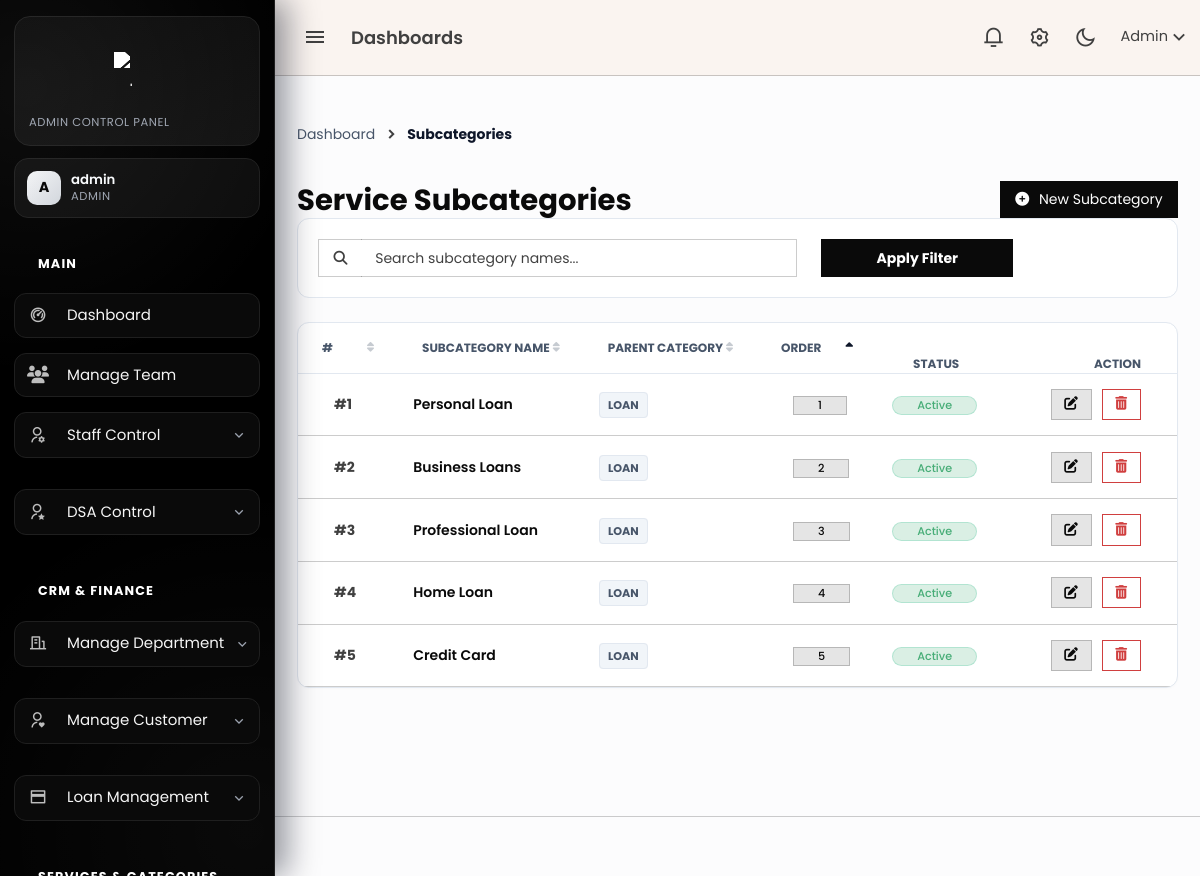
Page /admin/subcategory.php (signed in) on the committed database.
### tables this page shows
CREATE TABLE `services_subcategories` (
  `id` bigint(20) UNSIGNED NOT NULL,
  `uuid` char(36) NOT NULL DEFAULT uuid(),
  `category_id` bigint(20) UNSIGNED NOT NULL,
  `sub_category_name` varchar(255) NOT NULL,
  `sequence` int(11) NOT NULL DEFAULT 1,
  `status` enum('active','inactive') NOT NULL DEFAULT 'active',
  `live` tinyint(1) NOT NULL DEFAULT 1,
  `created_at` timestamp NULL DEFAULT current_timestamp(),
  `updated_at` timestamp NULL DEFAULT current_timestamp() ON UPDATE current_timestamp()
);

CREATE TABLE `service_categories` (
  `id` bigint(20) UNSIGNED NOT NULL,
  `uuid` char(36) NOT NULL DEFAULT uuid(),
  `department` int(11) NOT NULL,
  `category_name` varchar(255) NOT NULL,
  `sequence` int(11) NOT NULL DEFAULT 1,
  `active` tinyint(1) NOT NULL DEFAULT 1,
  `live` tinyint(1) NOT NULL DEFAULT 1,
  `created_at` timestamp NULL DEFAULT current_timestamp(),
  `updated_at` timestamp NULL DEFAULT current_timestamp() ON UPDATE current_timestamp()
);

### admin/subcategory.php (the view, shortened to what this page needs)
<?php
include 'db/config.php';
$search = isset($_GET['search']) ? mysqli_real_escape_string($conn, $_GET['search']) : '';
$sort_by    = $_GET['sort_by'] ?? 'sequence';
$sort_order = $_GET['order'] ?? 'ASC';
function getSortUrl($column, $current_sort_by, $current_sort_order, $search_term) {
    $order = ($column === $current_sort_by && $current_sort_order === 'ASC') ? 'DESC' : 'ASC';
    return "?" . http_build_query(['search' => $search_term, 'sort_by' => $column, 'order' => $order]);
}
$where_clause = $search ? "WHERE sc.sub_category_name LIKE '%$search%'" : "";
$order_sql = match($sort_by) {
    'category_name'     => "c.category_name $sort_order",
    'sub_category_name' => "sc.sub_category_name $sort_order",
    'id'                => "sc.id $sort_order",
    default             => "sc.sequence $sort_order",
};
$query = "
SELECT sc.id, sc.sub_category_name, sc.sequence, sc.status,
       c.category_name
FROM services_subcategories sc
LEFT JOIN service_categories c ON c.id = sc.category_id
$where_clause
ORDER BY $order_sql
";
$result = mysqli_query($conn, $query);
?>
<?php include 'header.php'; ?>
<?php include 'topbar.php'; ?>
<?php include 'sidebar.php'; ?>
<div class="content-page">
    <div class="content">
        <div class="container-fluid">
            <div class="">
                <nav aria-label="breadcrumb">
                    <ol class="breadcrumb mb-2">
                        <li class="breadcrumb-item"><a href="dashboard.php">Dashboard</a></li>
                        <li class="breadcrumb-item active">Subcategories</li>
                    </ol>
                </nav>
                <div class="d-flex justify-content-between align-items-center">
                    <div>
                        <h2 class="fw-bold text-dark mb-0">Service Subcategories</h2>
                    </div>
                    <a href="subcategory_add.php" class="btn btn-dark text-decoration-none">
                        <i class="fas fa-plus-circle me-1"></i> New Subcategory
                    </a>
                </div>
            </div>
            <div class="filter-card">
                <form method="GET" class="row g-3 align-items-center">
                    <div class="col-md-7">
                        <div class="input-group">
                            <span class="input-group-text bg-transparent border-end-0"><i class="fas fa-search text-muted"></i></span>
                            <input type="text" name="search" class="form-control border-start-0"
                                   placeholder="Search subcategory names..." value="<?= htmlspecialchars($search) ?>">
                        </div>
                    </div>
                    <div class="col-md-3">
                        <button type="submit" class="btn btn-dark w-100 fw-bold">Apply Filter</button>
                    </div>
                </form>
            </div>
            <div class="card card-modern">
                <div class="card-body p-0">
                    <div class="table-responsive">
                        <table class="table table-modern mb-0 align-middle">
                            <thead>
                                <tr>
                                    <th width="100">
                                        <a href="<?= getSortUrl('id', $sort_by, $sort_order, $search) ?>">
                                            # <i class="fas <?= $sort_by == 'id' ? ($sort_order == 'ASC' ? 'fa-sort-up active-sort' : 'fa-sort-down active-sort') : 'fa-sort sort-icon' ?>"></i>
                                        </a>
                                    </th>
                                    <th>
                                        <a href="<?= getSortUrl('sub_category_name', $sort_by, $sort_order, $search) ?>">
                                            Subcategory Name <i class="fas <?= $sort_by == 'sub_category_name' ? ($sort_order == 'ASC' ? 'fa-sort-up active-sort' : 'fa-sort-down active-sort') : 'fa-sort sort-icon' ?>"></i>
                                        </a>
                                    </th>
                                    <th>
                                        <a href="<?= getSortUrl('category_name', $sort_by, $sort_order, $search) ?>">
                                            Parent Category <i class="fas <?= $sort_by == 'category_name' ? ($sort_order == 'ASC' ? 'fa-sort-up active-sort' : 'fa-sort-down active-sort') : 'fa-sort sort-icon' ?>"></i>
                                        </a>
                                    </th>
                                    <th width="120">
                                        <a href="<?= getSortUrl('sequence', $sort_by, $sort_order, $search) ?>">
                                            Order <i class="fas <?= $sort_by == 'sequence' ? ($sort_order == 'ASC' ? 'fa-sort-up active-sort' : 'fa-sort-down active-sort') : 'fa-sort sort-icon' ?>"></i>
                                        </a>
                                    </th>
                                    <th width="120" class="ps-4">Status</th>
                                    <th width="180" class="text-end pe-4">Action</th>
                                </tr>
                            </thead>
                            <tbody>
                            <?php if (mysqli_num_rows($result) > 0): ?>
                                <?php while ($row = mysqli_fetch_assoc($result)): ?>
                                    <tr>
                                        <td class="ps-4 text-muted fw-bold">#<?= $row['id'] ?></td>
                                        <td class="fw-semibold text-dark"><?= htmlspecialchars($row['sub_category_name']) ?></td>
                                        <td>
                                            <span class="badge-cat text-uppercase fw-bold">
                                                <?= htmlspecialchars($row['category_name'] ?? 'Unassigned') ?>
                                            </span>
                                        </td>
                                        <td class="ps-4">
                                            <span class="badge bg-light text-dark border px-3"><?= $row['sequence'] ?></span>
                                        </td>
                                        <td>
                                            <?php if($row['status'] === 'active'): ?>
                                                <span class="badge rounded-pill bg-success-subtle text-success px-3" style="background-color: #ecfdf5; border: 1px solid #10b98133;">Active</span>
                                            <?php else: ?>
                                                <span class="badge rounded-pill bg-secondary-subtle text-muted px-3" style="background-color: #f8fafc; border: 1px solid #e2e8f0;">Inactive</span>
                                            <?php endif; ?>
                                        </td>
                                        <td class="text-end pe-4">
                                            <a href="subcategory_edit.php?id=<?= $row['id'] ?>" class="btn btn-sm btn-light border me-1">
                                                <i class="fas fa-edit"></i>
                                            </a>
                                            <a href="db/delete/subcategory_delete.php?id=<?= $row['id'] ?>"
                                               onclick="return confirm('Delete this subcategory?')"
                                               class="btn btn-sm btn-outline-danger">
                                                <i class="fas fa-trash-alt"></i>
                                            </a>
                                        </td>
                                    </tr>
                                <?php endwhile; ?>
                            <?php endif; ?>
                            </tbody>
                        </table>
                    </div>
                </div>
            </div>
        </div>
    </div>
</div>
<?php include 'footer.php'; ?>

### admin/sidebar.php (style rules this page uses)
:root { --admin-nav-bg: #000000; --admin-nav-card: #0a0a0a; --admin-nav-card-hover: #121212; --admin-nav-border: #1f1f1f; --admin-nav-text: #f5f5f5; --admin-nav-muted: #9ca3af; --admin-nav-accent: #ffffff; --admin-nav-accent-soft: rgba(255, 255, 255, 0.08); }

### admin/subcategory.php (style rules this page uses)
:root { --slate-900: #0f172a; --slate-600: #475569; --slate-200: #e2e8f0; --slate-50: #f8fafc; }
.content-page { background-color: #fcfcfd; min-height: 100vh; }
.breadcrumb-item a { color: var(--slate-600); text-decoration: none; }
.breadcrumb-item.active { color: var(--slate-900); font-weight: 700; }
.filter-card { background: #fff; border: 1px solid var(--slate-200); border-radius: 12px; padding: 1.25rem; margin-bottom: 1.5rem; }
.card-modern { border: 1px solid var(--slate-200); border-radius: 12px; background: #ffffff; box-shadow: 0 1px 3px rgba(0,0,0,0.02); overflow: hidden; }
.table-modern thead th { background: var(--slate-50); text-transform: uppercase; font-size: 0.75rem; font-weight: 700; color: var(--slate-600); padding: 0; border-bottom: 1px solid var(--slate-200); }
.table-modern thead th a { display: flex; align-items: center; justify-content: space-between; padding: 16px 24px; color: inherit; text-decoration: none; width: 100%; transition: background 0.2s; }
.sort-icon { font-size: 0.7rem; opacity: 0.3; }
.active-sort { opacity: 1 !important; color: var(--slate-900); }
.badge-cat { background: #f1f5f9; color: var(--slate-600); font-size: 0.7rem; padding: 4px 8px; border-radius: 4px; border: 1px solid var(--slate-200); }

### rows in the picture
services_subcategories: id "1", sub_category_name "Personal Loan", service_categories.category_name "LOAN", sequence "1", status "Active"
services_subcategories: id "2", sub_category_name "Business Loans", service_categories.category_name "LOAN", sequence "2", status "Active"
services_subcategories: id "3", sub_category_name "Professional Loan", service_categories.category_name "LOAN", sequence "3", status "Active"
services_subcategories: id "4", sub_category_name "Home Loan", service_categories.category_name "LOAN", sequence "4", status "Active"
services_subcategories: id "5", sub_category_name "Credit Card", service_categories.category_name "LOAN", sequence "5", status "Active"

### other values in the picture
$admin_sidebar_initial "A"
$admin_sidebar_name "admin"
$admin_sidebar_role "ADMIN"
